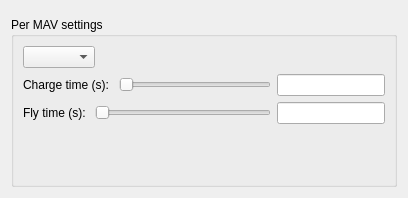
<?xml version="1.0" encoding="UTF-8"?>
<ui version="4.0">
 <class>Dialog</class>
 <widget class="QDialog" name="Dialog">
  <property name="geometry">
   <rect>
    <x>0</x>
    <y>0</y>
    <width>408</width>
    <height>198</height>
   </rect>
  </property>
  <property name="windowTitle">
   <string>Dialog</string>
  </property>
  <layout class="QVBoxLayout" name="verticalLayout">
   <item>
    <widget class="QWidget" name="wMavStatus" native="true"/>
   </item>
   <item>
    <widget class="QGroupBox" name="groupBox">
     <property name="title">
      <string>Per MAV settings</string>
     </property>
     <layout class="QVBoxLayout" name="verticalLayout_2">
      <item>
       <widget class="QWidget" name="widget_3" native="true">
        <layout class="QHBoxLayout" name="horizontalLayout_3">
         <property name="margin">
          <number>0</number>
         </property>
         <item>
          <widget class="QComboBox" name="cbSelectedMav"/>
         </item>
         <item>
          <spacer name="horizontalSpacer">
           <property name="orientation">
            <enum>Qt::Horizontal</enum>
           </property>
           <property name="sizeHint" stdset="0">
            <size>
             <width>365</width>
             <height>20</height>
            </size>
           </property>
          </spacer>
         </item>
        </layout>
       </widget>
      </item>
      <item>
       <widget class="QWidget" name="widget" native="true">
        <layout class="QHBoxLayout" name="horizontalLayout" stretch="0,1,0">
         <property name="margin">
          <number>0</number>
         </property>
         <item>
          <widget class="QLabel" name="label">
           <property name="text">
            <string>Charge time (s): </string>
           </property>
          </widget>
         </item>
         <item>
          <widget class="QSlider" name="hsChargeTime">
           <property name="orientation">
            <enum>Qt::Horizontal</enum>
           </property>
          </widget>
         </item>
         <item>
          <widget class="QLineEdit" name="leChargeTime">
           <property name="text">
            <string/>
           </property>
          </widget>
         </item>
        </layout>
       </widget>
      </item>
      <item>
       <widget class="QWidget" name="widget_2" native="true">
        <layout class="QHBoxLayout" name="horizontalLayout_2" stretch="0,1,0">
         <property name="margin">
          <number>0</number>
         </property>
         <item>
          <widget class="QLabel" name="label_2">
           <property name="text">
            <string>Fly time (s): </string>
           </property>
          </widget>
         </item>
         <item>
          <widget class="QSlider" name="hsFlyTime">
           <property name="orientation">
            <enum>Qt::Horizontal</enum>
           </property>
          </widget>
         </item>
         <item>
          <widget class="QLineEdit" name="leFlyTime"/>
         </item>
        </layout>
       </widget>
      </item>
      <item>
       <spacer name="verticalSpacer">
        <property name="orientation">
         <enum>Qt::Vertical</enum>
        </property>
        <property name="sizeHint" stdset="0">
         <size>
          <width>20</width>
          <height>40</height>
         </size>
        </property>
       </spacer>
      </item>
     </layout>
    </widget>
   </item>
  </layout>
 </widget>
 <resources/>
 <connections/>
</ui>
